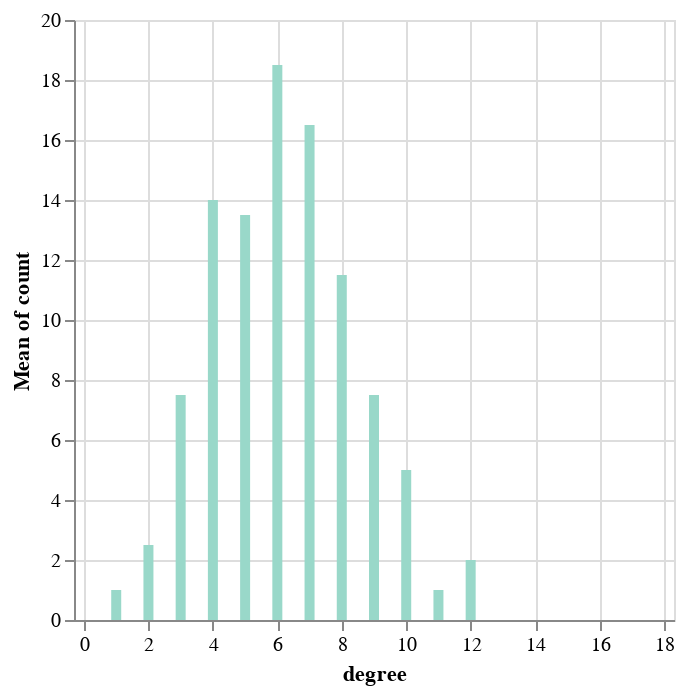

The notebook cell saved with this chart:
### Code cell
bars

### Figure 1 — Vega-Lite specification as saved in the notebook (floating-point values rounded to 4 significant figures)
{"config": {"view": {"continuousWidth": 300, "continuousHeight": 300}}, "data": {"name": "data-296d2009727469cc15f3b96169442a99"}, "mark": {"type": "bar", "color": "#99d8c9"}, "encoding": {"x": {"field": "degree", "scale": {"domain": [0, 18]}, "type": "quantitative"}, "y": {"aggregate": "mean", "field": "count", "type": "quantitative"}}, "$schema": "https://vega.github.io/schema/vega-lite/v5.14.1.json", "datasets": {"data-296d2009727469cc15f3b96169442a99": [{"degree": 1, "count": 1, "simNumber": 0}, {"degree": 2, "count": 4, "simNumber": 0}, {"degree": 3, "count": 7, "simNumber": 0}, {"degree": 4, "count": 14, "simNumber": 0}, {"degree": 5, "count": 11, "simNumber": 0}, {"degree": 6, "count": 18, "simNumber": 0}, {"degree": 7, "count": 20, "simNumber": 0}, {"degree": 8, "count": 9, "simNumber": 0}, {"degree": 9, "count": 8, "simNumber": 0}, {"degree": 10, "count": 5, "simNumber": 0}, {"degree": 11, "count": 1, "simNumber": 0}, {"degree": 12, "count": 2, "simNumber": 0}, {"degree": 1, "count": 1, "simNumber": 1}, {"degree": 2, "count": 1, "simNumber": 1}, {"degree": 3, "count": 8, "simNumber": 1}, {"degree": 4, "count": 14, "simNumber": 1}, {"degree": 5, "count": 16, "simNumber": 1}, {"degree": 6, "count": 19, "simNumber": 1}, {"degree": 7, "count": 13, "simNumber": 1}, {"degree": 8, "count": 14, "simNumber": 1}, {"degree": 9, "count": 7, "simNumber": 1}, {"degree": 10, "count": 5, "simNumber": 1}, {"degree": 12, "count": 2, "simNumber": 1}]}}
